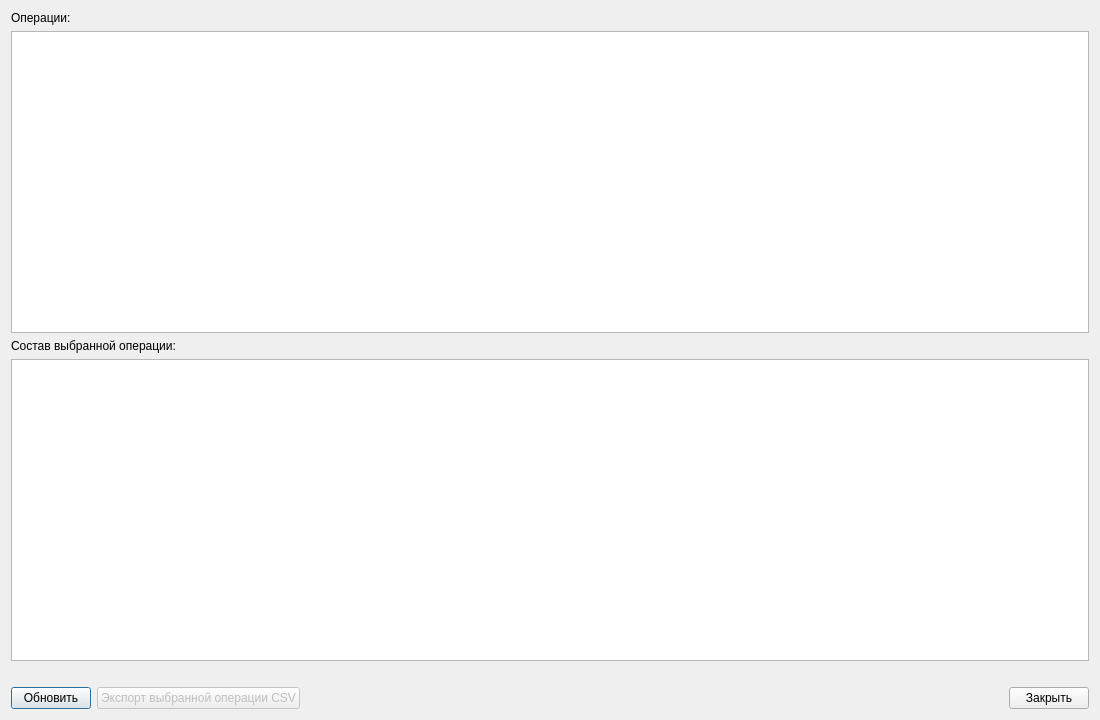
<?xml version="1.0" encoding="UTF-8"?>
<ui version="4.0">
 <class>HistoryDialog</class>
 <widget class="QDialog" name="HistoryDialog">
  <property name="geometry"><rect><x>0</x><y>0</y><width>1100</width><height>720</height></rect></property>
  <property name="windowTitle"><string>История операций SQLite</string></property>
  <layout class="QVBoxLayout" name="verticalLayout">
   <item><widget class="QLabel" name="operationsLabel"><property name="text"><string>Операции:</string></property></widget></item>
   <item><widget class="QTableWidget" name="operationsTable"/></item>
   <item><widget class="QLabel" name="itemsLabel"><property name="text"><string>Состав выбранной операции:</string></property></widget></item>
   <item><widget class="QTableWidget" name="itemsTable"/></item>
   <item><widget class="QLabel" name="statusLabel"><property name="wordWrap"><bool>true</bool></property></widget></item>
   <item>
    <layout class="QHBoxLayout" name="buttonLayout">
     <item><widget class="QPushButton" name="refreshButton"><property name="text"><string>Обновить</string></property></widget></item>
     <item><widget class="QPushButton" name="exportButton"><property name="enabled"><bool>false</bool></property><property name="text"><string>Экспорт выбранной операции CSV</string></property></widget></item>
     <item><spacer name="buttonSpacer"><property name="orientation"><enum>Qt::Horizontal</enum></property><property name="sizeHint" stdset="0"><size><width>40</width><height>20</height></size></property></spacer></item>
     <item><widget class="QPushButton" name="closeButton"><property name="text"><string>Закрыть</string></property></widget></item>
    </layout>
   </item>
  </layout>
 </widget>
 <resources/>
 <connections/>
</ui>
